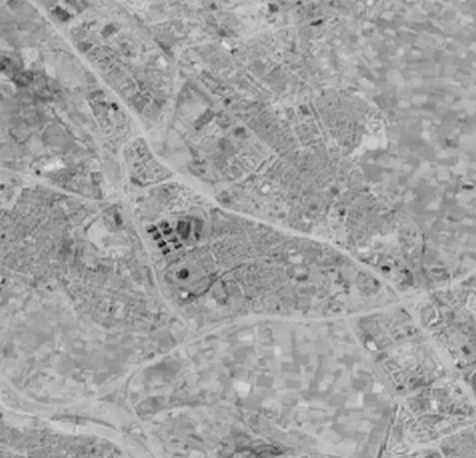
#> input picture final implementation/3_HistogramEqualisation/InputDir/img.png, 476 x 458 px; its folder holds only this picture in this run
$ python HistogramEqualisation.py
#> lines starting #> are read from the running program, lines starting #| are printed output that depends on the picture
import cv2 as cv
import os

def process_and_save_images(input_dir, output_dir):
    # Create the output directory if it does not exist
#> called with input_dir = 'InputDir', output_dir = 'OutputDir'
    if not os.path.exists(output_dir):
        os.makedirs(output_dir)

    # Loop through all files in the input directory
    for filename in os.listdir(input_dir):
        if filename.endswith(('.png', '.jpg', '.jpeg')):  # Filter for image files
            # Construct the full path for the input image
            input_path = os.path.join(input_dir, filename)

            # Read the input image
            img = cv.imread(input_path)
#> img is the input picture: shape (458, 476, 3); min 0, max 222, mean 160.8

            # Convert the image to grayscale
            img_gray = cv.cvtColor(img, cv.COLOR_BGR2GRAY)

            # Apply histogram equalization to the grayscale image
            img_equalized = cv.equalizeHist(img_gray)
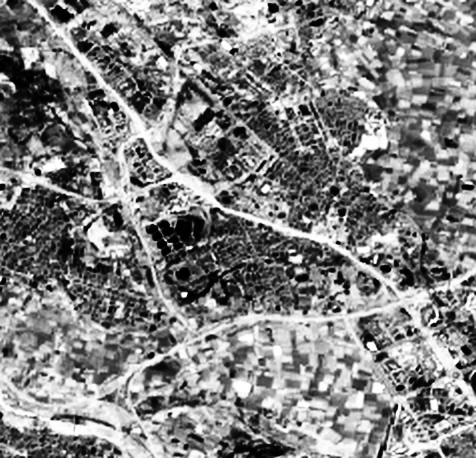
#> img_equalized: shape (458, 476); min 0, max 255, mean 129.6

            # Construct the full path for the output image
            output_path = os.path.join(output_dir, f"equalized_{filename}")

            # Save the histogram equalized image
            cv.imwrite(output_path, img_equalized)

if __name__ == "__main__":
    # Specify your input directory and output directory
    input_directory = 'InputDir'
    output_directory = 'OutputDir'

    # Process and save the images
    process_and_save_images(input_directory, output_directory)
